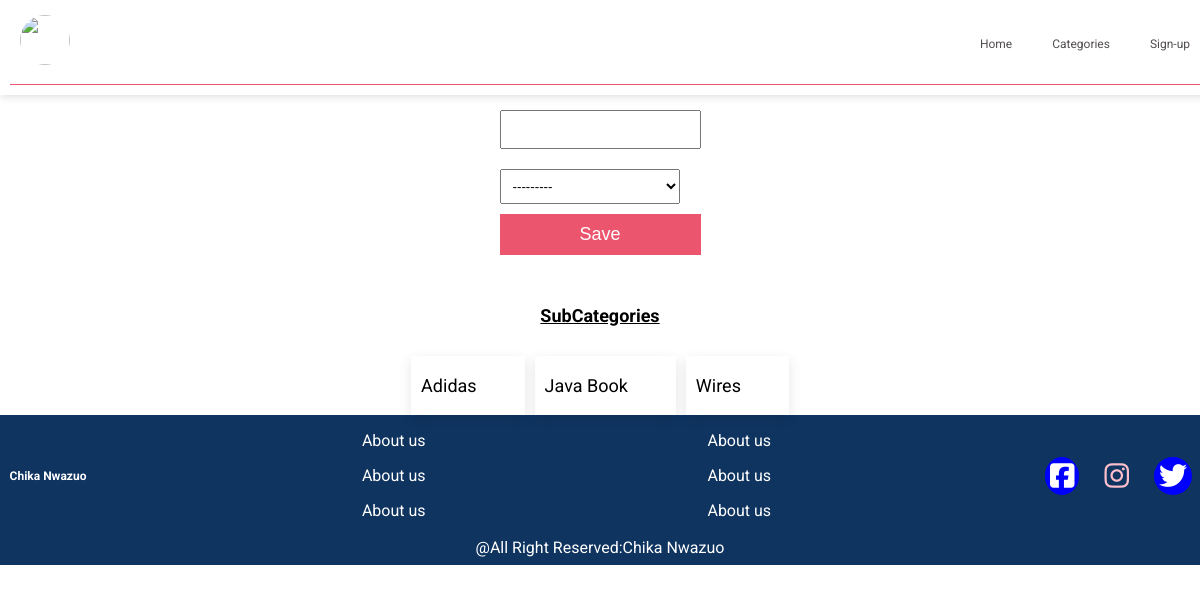
Before: /adminapp/adminsubcats/ with the older database file.
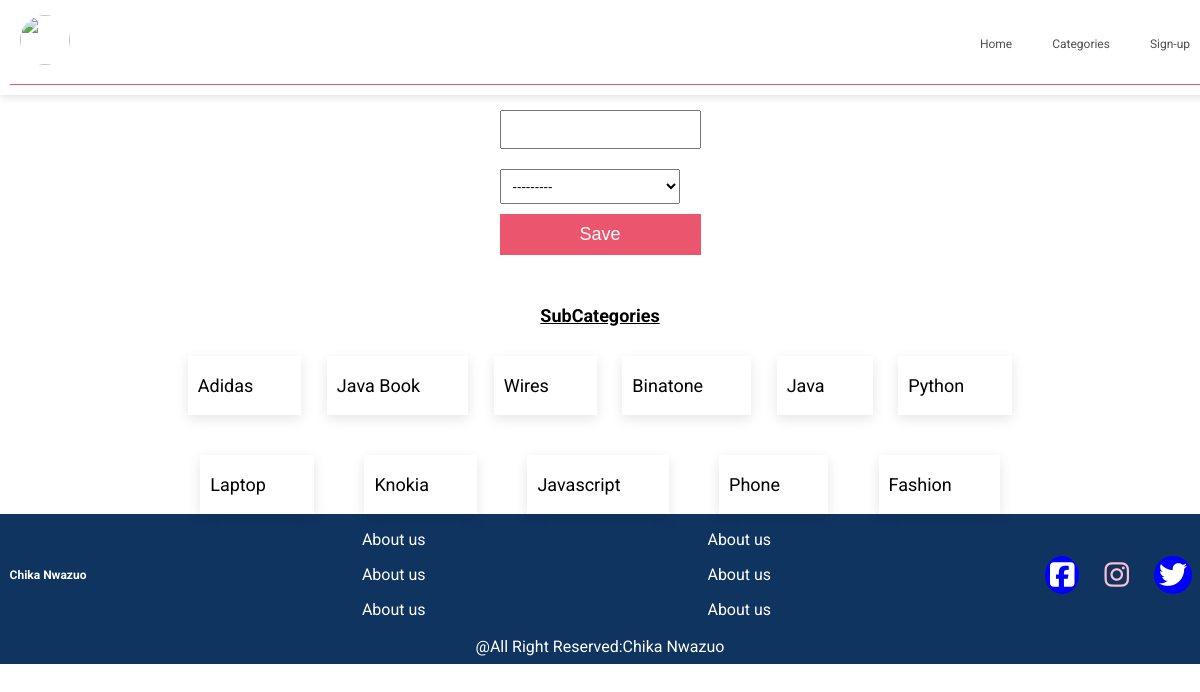
After: the same page with the newer database file.
### adminapp/models.py (models this page shows, shortened)
class Subcategory(models.Model):
        category_id=models.ForeignKey(Category,related_name='categories',on_delete=models.CASCADE)
        subname=models.CharField(max_length=200,unique=True)

### adminapp/views.py (the view, shortened to what this page needs)
# urls.py: path('adminsubcats/',views.adminsubcats.as_view(),name="adminsubcats"),
class adminsubcats(View):
    def get(self,request):
        subform=SubcatsForm()
        context={'subform':subform}
        return render(request,'pages/adminsubcats.html',context)

### adminapp/forms.py
class SubcatsForm(forms.ModelForm):
	class Meta:
		model=Subcategory
		fields=('subname','category_id')
		subname=forms.CharField(widget=forms.TextInput(attrs={'placeholder':'Subcategory name'}))
		category_id=forms.CharField(widget=forms.Select())

### adminapp/models.py (called while the page is built)
    def __str__(self):
        return self.name

### commapp/context_processors.py (called while the page is built)
def category(request):
	category=Category.objects.all()
	categorytopbar=Category.objects.filter(categories__isnull=False).distinct()
	subcategory=Subcategory.objects.all()
	if request.user.is_authenticated:
		getwishlist=Wishlist.objects.filter(user=request.user).count()
		countcart=Cart.objects.filter(users=request.user).count()
	else:
		getwishlist=0
		countcart=0
	return{'category':category,'subcategory':subcategory,'categorytopbar':categorytopbar,'getwishlist':getwishlist,'countcart':countcart}

### adminapp/templates/pages/adminsubcats.html (shortened to what this page needs)
{% extends 'layout/based.html' %}
{% block content %}
<div class="admincategorypage">
	<form action="" method="post">
	{{subform.subname}}
	{{subform.category_id}}
	<button type="submit">Save</button>
</form>
<div class="displaycategory">
	<h1 style="font-size:18px; text-decoration:underline;">SubCategories</h1>
	<div class="admincategory">
		{% for subcat in subcategory %}
			<div class="admincatgorydatadiv">
				<h1>{{subcat.subname}}</h1>
			</div>
		{% endfor %}
	</div>
</div>
</div>
{% endblock  %}

Changed rows visible on the page:
added Subcategory: subname "Binatone"
added Subcategory: subname "Java"
added Subcategory: subname "Python"
added Subcategory: subname "Laptop"
added Subcategory: subname "Knokia"
added Subcategory: subname "Javascript"
added Subcategory: subname "Phone"
added Subcategory: subname "Fashion"
